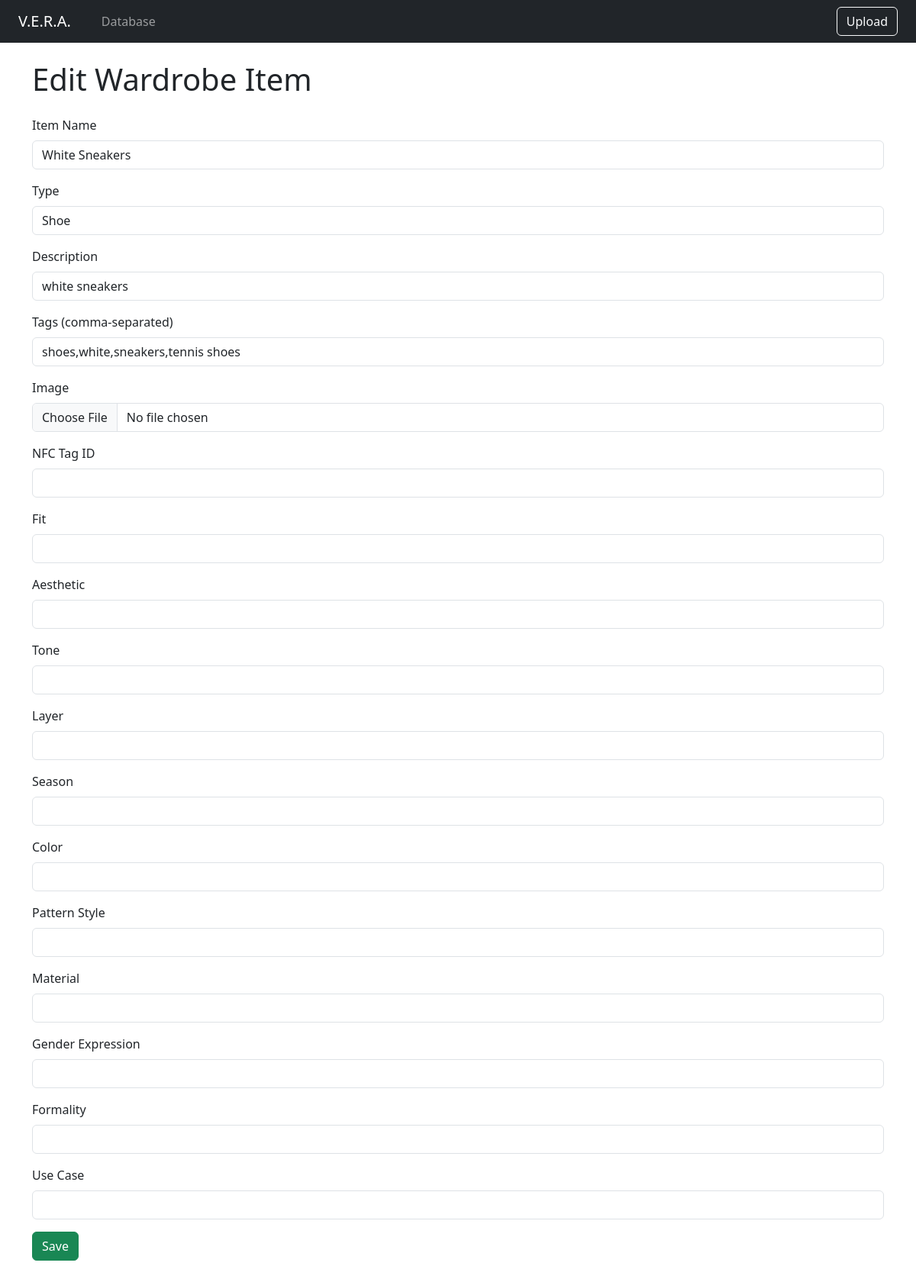
The app's page /edit/4 with its own data.
### tables this page shows
CREATE TABLE items (
            id INTEGER PRIMARY KEY AUTOINCREMENT,
            name TEXT NOT NULL,
            item_type TEXT,
            description TEXT,
            tags TEXT,  -- comma-separated tags
            image_path TEXT,
            available BOOLEAN DEFAULT 1,
            last_used TEXT,
            nfc_tag_id TEXT
        , fit TEXT, aesthetic TEXT, tone TEXT, layer TEXT, season TEXT, color TEXT, pattern_style TEXT, material TEXT, gender_expression TEXT, formality TEXT, use_case TEXT);

### main.py (the view)
@app.route("/edit/<string:item_id>", methods=["GET", "POST"])
def edit_item(item_id):
    item = db.get_item(item_id)
    if not item:
        return redirect(url_for("browse"))
    if request.method == "POST":
        form = UploadForm()
        if form.validate_on_submit():
            tags = ",".join(tag.strip() for tag in form.tags.data.split(",") if tag.strip())
            if form.image.data:
                filename = secure_filename(form.image.data.filename)
                save_path = os.path.join(app.config['UPLOAD_FOLDER'], filename)
                form.image.data.save(save_path)
                image_url = url_for('wardrobe_file', filename=filename)
            else:
                image_url = item.image_path
            db.update_item(
                item_id=item_id,
                name=form.name.data,
                item_type=form.item_type.data,
                description=form.description.data,
                tags=tags,  # Save cleaned tags
                image_path=image_url,
                nfc_tag_id=form.nfc_tag_id.data,
                fit=form.fit.data,
                aesthetic=form.aesthetic.data,
                tone=form.tone.data,
                layer=form.layer.data,
                season=form.season.data,
                color=form.color.data,
                pattern_style=form.pattern_style.data,
                material=form.material.data,
                gender_expression=form.gender_expression.data,
                formality=form.formality.data,
                use_case=form.use_case.data
            )
            return redirect(url_for("browse"))
    else:
        form = UploadForm(obj=item)
    return render_template("upload.html", form=form, edit_mode=True)

### db/db_client.py (called while the page is built)
def get_connection():
    return sqlite3.connect(DB_NAME)

def map_item(row):
    return Item(
        item_id=row[0],
        name=row[1],
        item_type=row[2],
        description=row[3],
        tags=row[4].split(",") if row[4] else [],
        image_path=row[5],
        available=bool(row[6]),
        last_used=row[7],
        nfc_tag_id=row[8],
        fit=row[9],
        aesthetic=row[10],
        tone=row[11],
        layer=row[12],
        season=row[13],
        color=row[14],
        pattern_style=row[15],
        material=row[16],
        gender_expression=row[17],
        formality=row[18],
        use_case=row[19]
    )

def get_item(item_id: str):
    with get_connection() as conn:
        cursor = conn.cursor()
        cursor.execute("SELECT * FROM items WHERE id = ?", (item_id))
        result = cursor.fetchall()
        return map_item(result[0])

### templates/upload.html (shortened to what this page needs)
{% extends "base.html" %}
{% block content %}
<h1 class="mb-4">{{ "Edit Wardrobe Item" if edit_mode else "Upload New Wardrobe Item" }}</h1>
<form method="POST" enctype="multipart/form-data">
  {% for field in form %}
    {% if field.type != "SubmitField" and field.type != "CSRFTokenField" %}
      <div class="mb-3">
        {{ field.label(class="form-label") }}
        {{ field(class="form-control") }}
      </div>
    {% endif %}
  {% endfor %}
  <div class="mb-3">
    {{ form.submit(class="btn btn-success", value="Save" if edit_mode else "Add Item") }}
  </div>
</form>
{% endblock %}

### records on screen
items: name "White Sneakers" "Shoe" "white sneakers" "shoes,white,sneakers,tennis shoes"

### other values on screen
{{ "Edit Wardrobe Item" if edit_mode else "Upload New Wardrobe Item" }} "Edit Wardrobe Item"
{{ field.label(class="form-label") }} "Item Name" "Type" "Description" "Tags (comma-separated)" "Image" "NFC Tag ID" "Fit" "Aesthetic" "Tone" "Layer" "Season" "Color" "Pattern Style" "Material" "Gender Expression" "Formality" "Use Case"
